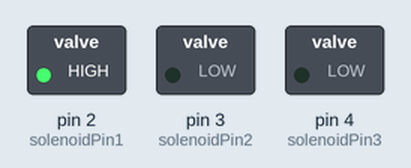
This sketch was run on a simulated Arduino Uno, built with avr-gcc and run on an emulated ATmega328P. On the bench: switched loads named in the sketch (green lamp = pin HIGH).

Above: at 0.5 s.
At 2.5 s:
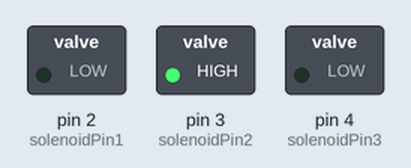
At 4.5 s:
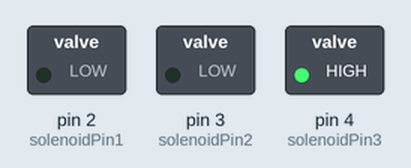
At 5.5 s:
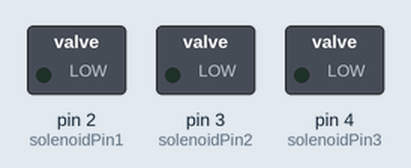
Timing chart, 0 to 7.8 s (numbered marks = the images above):
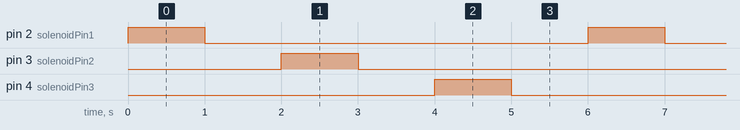

The sketch:

Valve_Test.ino
```cpp
int solenoidPin1 = 2; //This is the output pin on the Arduino we are using
int solenoidPin2 = 3; //This is the output pin on the Arduino we are using
int solenoidPin3 = 4; //This is the output pin on the Arduino we are using

void setup() {
// put your setup code here, to run once:
pinMode(solenoidPin1, OUTPUT); //Sets the pin as an output
pinMode(solenoidPin2, OUTPUT); //Sets the pin as an output
pinMode(solenoidPin3, OUTPUT); //Sets the pin as an output
}

void loop() {
// put your main code here, to run repeatedly:
digitalWrite(solenoidPin1, HIGH); //Switch Solenoid ON
delay(1000); //Wait 1 Second
digitalWrite(solenoidPin1, LOW); //Switch Solenoid OFF
delay(1000); //Wait 1 Second

digitalWrite(solenoidPin2, HIGH); //Switch Solenoid ON
delay(1000); //Wait 1 Second
digitalWrite(solenoidPin2, LOW); //Switch Solenoid OFF
delay(1000); //Wait 1 Second

digitalWrite(solenoidPin3, HIGH); //Switch Solenoid ON
delay(1000); //Wait 1 Second
digitalWrite(solenoidPin3, LOW); //Switch Solenoid OFF
delay(1000); //Wait 1 Second
}
```

Measured:
- by itself, pin 2 (solenoidPin1), pin 3 (solenoidPin2), pin 4 (solenoidPin3): alternates HIGH for 1.0 s and LOW for 5.0 s
- by itself, everything shown: repeats every 6.0 s, in 6 steps
